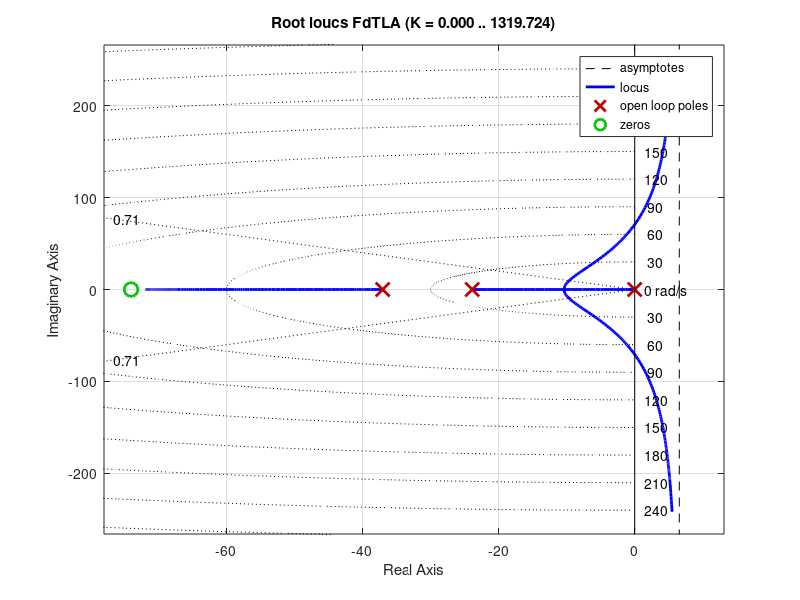
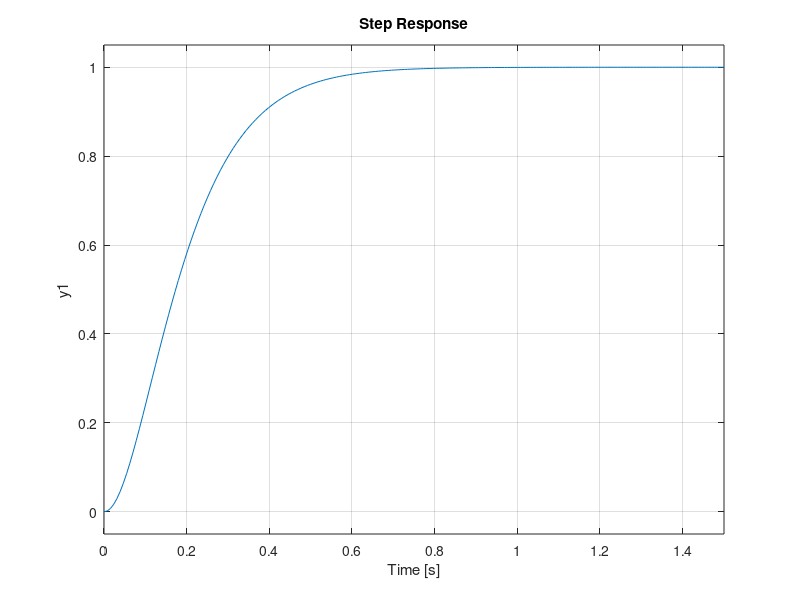
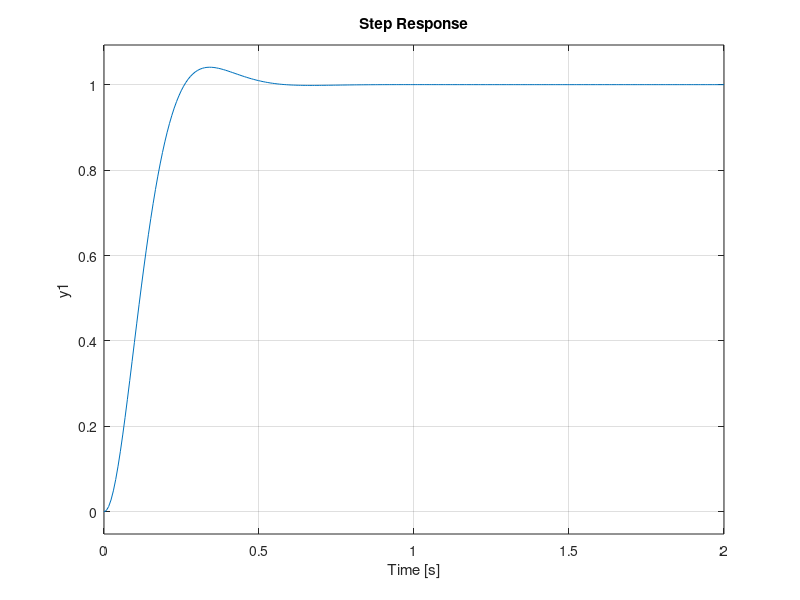
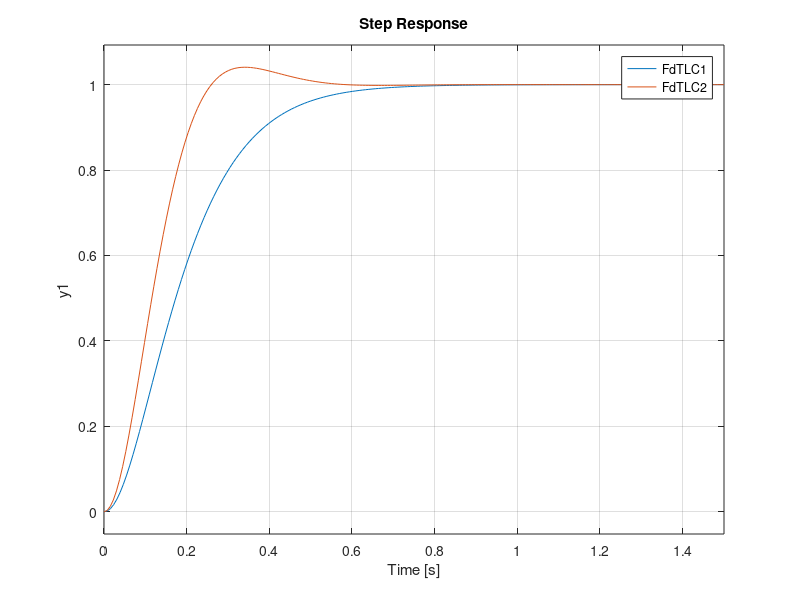

The MATLAB script that drew these images, in order:
# P6 - EJERCICIO 2: COMPENSADOR PI
clear all; close all; clc
pkg load control

s = tf('s');

# Requerimientos:
# CASO 1: SIN SOBREPASAMIENTO
# - Respuesta criticamente amortiguada -> raices reales e iguales
# - Tiempo de establecimiento ts minimo

# CASO 2: SOBREPASAMIENTO MAX 4%
# - Respuesta sobreamortiguada -> raices reales y distintas
# - Tiempo de establecimiento ts minimo
psita = 0.707

# COMPENSADOR PI = Kp * (s+1/Ti)/s

# A) FdT PLANTA:
G =  (43*s+3182) / (s^3+81*s^2+2108*s+17766)

# B) FdT DEL PI:
# 1. Polo dominante
pole(G)
Pd = -20.091;
Ti = -1/Pd

# 2. PI sin Kp
PI = (s+1/Ti)/s

# C) FdTLA:
FdTLA = minreal(PI*G)

# D) L.R DE LA FdTLA:
figure(1)
rlocus(FdTLA);
sgrid(psita, [])


# CASO 1: SIN SOBREPASAMIENTO
# 1. Punto de Diseño
s1 = -10.409;

# 2. Ganancia K: Aplico condicion de modulo con FdTLA
Kp1 = 1/abs((43*s1+3182) / (s1^3+60.91*s1^2+884.3*s1))


# 3. PI con Kp
PI1 = Kp1*PI;

# E) VALIDACION Y SIMULACION:
FdTLC1 = minreal(feedback(PI1*G, 1))
pole(FdTLC1)
figure(2)
step(FdTLC1, 1.5)


# CASO 2: SOBREPASAMIENTO MAX 4%
# 1. Punto de Diseño
s2 = -9.63+9.63*i;

# 2. Ganancia K: Aplico condicion de modulo con FdTLA
Kp2 = 1/abs((43*s2+3182) / (s2^3+60.91*s2^2+884.3*s2))

# 3. PI con Kp
PI2 = Kp2*PI;

# E) VALIDACION Y SIMULACION:
FdTLC2 = minreal(feedback(PI2*G, 1))
pole(FdTLC2)
figure(3)
step(FdTLC2, 2)

# Comparo ambos juntos
figure(4)
step(FdTLC1, FdTLC2, 1.5)
